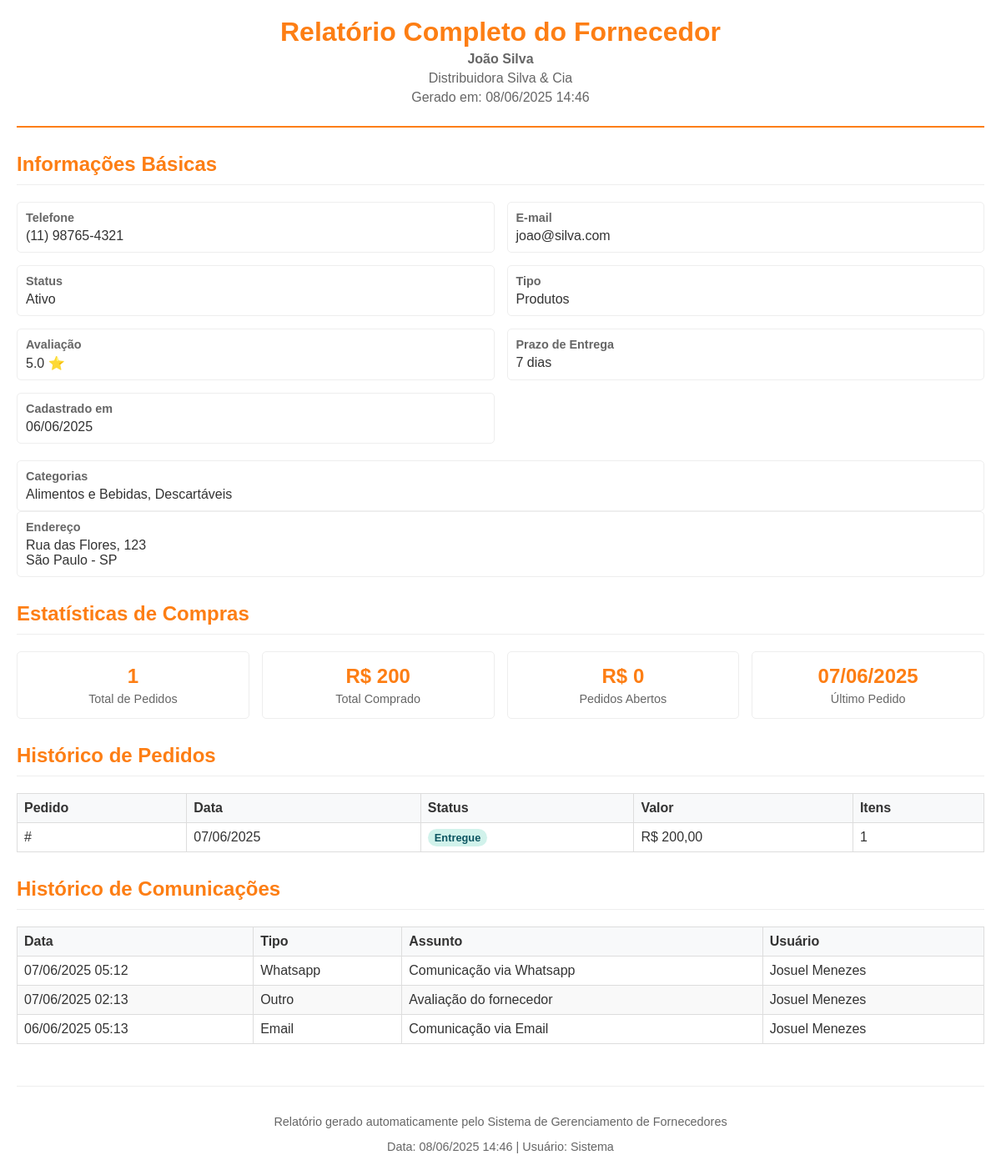
The app's page /fornecedores/gerar_relatorio_fornecedor.php?id=1 (signed in) with its own data.
### tables this page shows
CREATE TABLE `fornecedores` (
  `id` int NOT NULL,
  `nome` varchar(255) NOT NULL,
  `empresa` varchar(255) DEFAULT NULL,
  `cnpj` varchar(18) DEFAULT NULL,
  `telefone` varchar(20) DEFAULT NULL,
  `whatsapp` varchar(20) DEFAULT NULL,
  `email` varchar(255) DEFAULT NULL,
  `endereco` text,
  `cidade` varchar(100) DEFAULT NULL,
  `estado` varchar(2) DEFAULT NULL,
  `cep` varchar(10) DEFAULT NULL,
  `observacoes` text,
  `tipo_fornecedor` enum('produtos','servicos','ambos') DEFAULT 'produtos',
  `status` enum('ativo','inativo') DEFAULT 'ativo',
  `avaliacao` decimal(2,1) DEFAULT '5.0',
  `prazo_entrega_padrao` int DEFAULT '7' COMMENT 'dias',
  `forma_pagamento_preferida` varchar(100) DEFAULT NULL,
  `limite_credito` decimal(10,2) DEFAULT '0.00',
  `data_cadastro` timestamp NULL DEFAULT CURRENT_TIMESTAMP,
  `data_ultima_atualizacao` timestamp NULL DEFAULT CURRENT_TIMESTAMP ON UPDATE CURRENT_TIMESTAMP,
  `cadastrado_por` int DEFAULT NULL
);

CREATE TABLE `pedidos_fornecedores` (
  `id` int NOT NULL,
  `fornecedor_id` int NOT NULL,
  `numero_pedido` varchar(50) DEFAULT NULL,
  `data_pedido` date NOT NULL,
  `data_entrega_prevista` date DEFAULT NULL,
  `data_entrega_realizada` date DEFAULT NULL,
  `valor_total` decimal(10,2) DEFAULT '0.00',
  `status` enum('pendente','confirmado','em_transito','entregue','cancelado') DEFAULT 'pendente',
  `forma_pagamento` varchar(100) DEFAULT NULL,
  `observacoes` text,
  `arquivo_pedido` varchar(255) DEFAULT NULL,
  `criado_por` int DEFAULT NULL,
  `data_criacao` timestamp NULL DEFAULT CURRENT_TIMESTAMP,
  `data_atualizacao` timestamp NULL DEFAULT CURRENT_TIMESTAMP ON UPDATE CURRENT_TIMESTAMP
);

CREATE TABLE `comunicacoes_fornecedores` (
  `id` int NOT NULL,
  `fornecedor_id` int NOT NULL,
  `tipo` enum('whatsapp','email','telefone','visita','outro') NOT NULL,
  `assunto` varchar(255) DEFAULT NULL,
  `mensagem` text,
  `data_comunicacao` timestamp NULL DEFAULT CURRENT_TIMESTAMP,
  `usuario_id` int DEFAULT NULL,
  `arquivo_anexo` varchar(255) DEFAULT NULL
);

CREATE TABLE `usuarios` (
  `id` int NOT NULL,
  `nome` varchar(100) NOT NULL,
  `email` varchar(100) NOT NULL,
  `senha` varchar(255) NOT NULL,
  `nivel_acesso` enum('admin','gerente','vendedor','cliente') NOT NULL DEFAULT 'cliente',
  `cliente_id` int DEFAULT NULL,
  `ativo` tinyint(1) NOT NULL DEFAULT '1',
  `data_criacao` datetime NOT NULL DEFAULT CURRENT_TIMESTAMP,
  `ultimo_acesso` datetime DEFAULT NULL
);

### fornecedores/gerar_relatorio_fornecedor.php (the view, shortened to what this page needs)
<?php
require_once '../config/database.php';
$fornecedor_id = intval($_GET['id']);
$sql_fornecedor = "SELECT f.*,
                    GROUP_CONCAT(DISTINCT cat.nome ORDER BY cat.nome ASC SEPARATOR ', ') as categorias
                   FROM fornecedores f
                   LEFT JOIN fornecedor_categorias fc ON f.id = fc.fornecedor_id
                   LEFT JOIN categorias_fornecedores cat ON fc.categoria_id = cat.id
                   WHERE f.id = ?
                   GROUP BY f.id";
$stmt = $conn->prepare($sql_fornecedor);
$stmt->bind_param("i", $fornecedor_id);
$stmt->execute();
$result_fornecedor = $stmt->get_result();
$fornecedor = $result_fornecedor->fetch_assoc();
$sql_stats = "SELECT
              COUNT(DISTINCT pf.id) as total_pedidos,
              COALESCE(SUM(CASE WHEN pf.status = 'entregue' THEN pf.valor_total END), 0) as valor_total_comprado,
              COALESCE(SUM(CASE WHEN pf.status IN ('pendente', 'confirmado', 'em_transito') THEN pf.valor_total END), 0) as valor_pedidos_abertos,
              MAX(pf.data_pedido) as ultimo_pedido,
              MIN(pf.data_pedido) as primeiro_pedido
              FROM pedidos_fornecedores pf
              WHERE pf.fornecedor_id = ?";
$stmt_stats = $conn->prepare($sql_stats);
$stmt_stats->bind_param("i", $fornecedor_id);
$stmt_stats->execute();
$result_stats = $stmt_stats->get_result();
$stats = $result_stats->fetch_assoc();
$sql_pedidos = "SELECT pf.*, COUNT(ipf.id) as total_itens
                FROM pedidos_fornecedores pf
                LEFT JOIN itens_pedido_fornecedor ipf ON pf.id = ipf.pedido_id
                WHERE pf.fornecedor_id = ?
                GROUP BY pf.id
                ORDER BY pf.data_pedido DESC";
$stmt_pedidos = $conn->prepare($sql_pedidos);
$stmt_pedidos->bind_param("i", $fornecedor_id);
$stmt_pedidos->execute();
$result_pedidos = $stmt_pedidos->get_result();
$sql_comunicacoes = "SELECT cf.*, u.nome as usuario_nome
                     FROM comunicacoes_fornecedores cf
                     LEFT JOIN usuarios u ON cf.usuario_id = u.id
                     WHERE cf.fornecedor_id = ?
                     ORDER BY cf.data_comunicacao DESC
                     LIMIT 20";
$stmt_comunicacoes = $conn->prepare($sql_comunicacoes);
$stmt_comunicacoes->bind_param("i", $fornecedor_id);
$stmt_comunicacoes->execute();
$result_comunicacoes = $stmt_comunicacoes->get_result();
?>
<!DOCTYPE html>
<html lang="pt-BR">
<head>
</head>
<body>
    <div class="header">
        <h1>Relatório Completo do Fornecedor</h1>
        <p><strong><?php echo htmlspecialchars($fornecedor['nome']); ?></strong></p>
        <?php if (!empty($fornecedor['empresa'])): ?>
            <p><?php echo htmlspecialchars($fornecedor['empresa']); ?></p>
        <?php endif; ?>
        <p>Gerado em: <?php echo date('d/m/Y H:i'); ?></p>
    </div>
    <div class="section">
        <h2>Informações Básicas</h2>
        <div class="info-grid">
            <?php if (!empty($fornecedor['telefone'])): ?>
            <div class="info-item">
                <div class="info-label">Telefone</div>
                <div class="info-value"><?php echo htmlspecialchars($fornecedor['telefone']); ?></div>
            </div>
            <?php endif; ?>
            <?php if (!empty($fornecedor['email'])): ?>
            <div class="info-item">
                <div class="info-label">E-mail</div>
                <div class="info-value"><?php echo htmlspecialchars($fornecedor['email']); ?></div>
            </div>
            <?php endif; ?>
            <div class="info-item">
                <div class="info-label">Status</div>
                <div class="info-value"><?php echo ucfirst($fornecedor['status']); ?></div>
            </div>
            <div class="info-item">
                <div class="info-label">Tipo</div>
                <div class="info-value"><?php echo ucfirst($fornecedor['tipo_fornecedor']); ?></div>
            </div>
            <div class="info-item">
                <div class="info-label">Avaliação</div>
                <div class="info-value"><?php echo number_format($fornecedor['avaliacao'], 1); ?> ⭐</div>
            </div>
            <div class="info-item">
                <div class="info-label">Prazo de Entrega</div>
                <div class="info-value"><?php echo $fornecedor['prazo_entrega_padrao']; ?> dias</div>
            </div>
            <div class="info-item">
                <div class="info-label">Cadastrado em</div>
                <div class="info-value"><?php echo date('d/m/Y', strtotime($fornecedor['data_cadastro'])); ?></div>
            </div>
        </div>
        <?php if (!empty($fornecedor['categorias'])): ?>
        <div class="info-item">
            <div class="info-label">Categorias</div>
            <div class="info-value"><?php echo htmlspecialchars($fornecedor['categorias']); ?></div>
        </div>
        <?php endif; ?>
        <?php if (!empty($fornecedor['endereco'])): ?>
        <div class="info-item">
            <div class="info-label">Endereço</div>
            <div class="info-value">
                <?php echo htmlspecialchars($fornecedor['endereco']); ?>
                <?php if (!empty($fornecedor['cidade'])): ?>
                    <br><?php echo htmlspecialchars($fornecedor['cidade']); ?>
                    <?php if (!empty($fornecedor['estado'])): ?>
                        - <?php echo htmlspecialchars($fornecedor['estado']); ?>
                    <?php endif; ?>
                <?php endif; ?>
            </div>
        </div>
        <?php endif; ?>
    </div>
    <div class="section">
        <h2>Estatísticas de Compras</h2>
        <div class="stats">
            <div class="stat-card">
                <div class="stat-value"><?php echo $stats['total_pedidos']; ?></div>
                <div class="stat-label">Total de Pedidos</div>
            </div>
            <div class="stat-card">
                <div class="stat-value">R$ <?php echo number_format($stats['valor_total_comprado'], 0, ',', '.'); ?></div>
                <div class="stat-label">Total Comprado</div>
            </div>
            <div class="stat-card">
                <div class="stat-value">R$ <?php echo number_format($stats['valor_pedidos_abertos'], 0, ',', '.'); ?></div>
                <div class="stat-label">Pedidos Abertos</div>
            </div>
            <div class="stat-card">
                <div class="stat-value">
                    <?php
                    if ($stats['ultimo_pedido']) {
                        echo date('d/m/Y', strtotime($stats['ultimo_pedido']));
                    } else {
                        echo 'N/A';
                    }
                    ?>
                </div>
                <div class="stat-label">Último Pedido</div>
            </div>
        </div>
    </div>
    <div class="section">
        <h2>Histórico de Pedidos</h2>
        <?php if ($result_pedidos->num_rows > 0): ?>
            <table class="table">
                <thead>
                    <tr>
                        <th>Pedido</th>
                        <th>Data</th>
                        <th>Status</th>
                        <th>Valor</th>
                        <th>Itens</th>
                    </tr>
                </thead>
                <tbody>
                    <?php while ($pedido = $result_pedidos->fetch_assoc()): ?>
                        <tr>
                            <td>#<?php echo htmlspecialchars($pedido['numero_pedido']); ?></td>
                            <td><?php echo date('d/m/Y', strtotime($pedido['data_pedido'])); ?></td>
                            <td>
                                <span class="status-badge status-<?php echo $pedido['status']; ?>">
                                    <?php echo ucfirst($pedido['status']); ?>
                                </span>
                            </td>
                            <td>R$ <?php echo number_format($pedido['valor_total'], 2, ',', '.'); ?></td>
                            <td><?php echo $pedido['total_itens']; ?></td>
                        </tr>
                    <?php endwhile; ?>
                </tbody>
            </table>
        <?php else: ?>
            <p>Nenhum pedido encontrado.</p>
        <?php endif; ?>
    </div>
    <div class="section">
        <h2>Histórico de Comunicações</h2>
        <?php if ($result_comunicacoes->num_rows > 0): ?>
            <table class="table">
                <thead>
                    <tr>
                        <th>Data</th>
                        <th>Tipo</th>
                        <th>Assunto</th>
                        <th>Usuário</th>
                    </tr>
                </thead>
                <tbody>
                    <?php while ($comunicacao = $result_comunicacoes->fetch_assoc()): ?>
                        <tr>
                            <td><?php echo date('d/m/Y H:i', strtotime($comunicacao['data_comunicacao'])); ?></td>
                            <td><?php echo ucfirst($comunicacao['tipo']); ?></td>
                            <td><?php echo htmlspecialchars($comunicacao['assunto']); ?></td>
                            <td><?php echo htmlspecialchars($comunicacao['usuario_nome'] ?: 'Sistema'); ?></td>
                        </tr>
                    <?php endwhile; ?>
                </tbody>
            </table>
        <?php else: ?>
            <p>Nenhuma comunicação registrada.</p>
        <?php endif; ?>
    </div>
    <div class="footer">
        <p>Relatório gerado automaticamente pelo Sistema de Gerenciamento de Fornecedores</p>
        <p>Data: <?php echo date('d/m/Y H:i'); ?> | Usuário: <?php echo htmlspecialchars($_SESSION['nome'] ?? 'Sistema'); ?></p>
    </div>
</body>
</html>
<?php
$html_content = ob_get_clean();
echo $html_content;
?>

### fornecedores/gerar_relatorio_fornecedor.php (style rules this page uses)
body { font-family: Arial, sans-serif; margin: 20px; color: #333; }
.header { text-align: center; border-bottom: 2px solid #fd7e14; padding-bottom: 20px; margin-bottom: 30px; }
.header h1 { color: #fd7e14; margin: 0; }
.header p { margin: 5px 0; color: #666; }
.section { margin-bottom: 30px; }
.section h2 { color: #fd7e14; border-bottom: 1px solid #eee; padding-bottom: 10px; }
.info-grid { display: grid; grid-template-columns: repeat(2, 1fr); gap: 15px; margin-bottom: 20px; }
.info-item { padding: 10px; border: 1px solid #eee; border-radius: 5px; }
.info-label { font-weight: bold; color: #666; font-size: 0.9em; margin-bottom: 5px; }
.info-value { color: #333; }
.table { width: 100%; border-collapse: collapse; margin-top: 15px; }
.table th, .table td { border: 1px solid #ddd; padding: 8px; text-align: left; }
.table th { background-color: #f8f9fa; font-weight: bold; }
.table tr:nth-child(even) { background-color: #f9f9f9; }
.stats { display: grid; grid-template-columns: repeat(4, 1fr); gap: 15px; margin-bottom: 20px; }
.stat-card { text-align: center; padding: 15px; border: 1px solid #eee; border-radius: 5px; }
.stat-value { font-size: 1.5em; font-weight: bold; color: #fd7e14; }
.stat-label { font-size: 0.9em; color: #666; margin-top: 5px; }
.status-badge { padding: 3px 8px; border-radius: 12px; font-size: 0.8em; font-weight: bold; }
.status-entregue { background: #d1f2eb; color: #0c5460; }
.footer { margin-top: 50px; text-align: center; color: #666; font-size: 0.9em; border-top: 1px solid #eee; padding-top: 20px; }

### records on screen
fornecedores: nome "João Silva", empresa "Distribuidora Silva & Cia", telefone "(11) 98765-4321", email "joao@silva.com", status "Ativo", tipo_fornecedor "Produtos", avaliacao "5.0", prazo_entrega_padrao "7", data_cadastro "06/06/2025", endereco "Rua das Flores, 123", cidade "São Paulo", estado "SP"
pedidos_fornecedores: data_pedido "07/06/2025", status "Entregue", valor_total "200,00", total_itens "1"
comunicacoes_fornecedores: data_comunicacao "07/06/2025 05:12", tipo "Whatsapp", assunto "Comunicação via Whatsapp", usuario.nome "Josuel Menezes"
comunicacoes_fornecedores: data_comunicacao "07/06/2025 02:13", tipo "Outro", assunto "Avaliação do fornecedor", usuario.nome "Josuel Menezes"
comunicacoes_fornecedores: data_comunicacao "06/06/2025 05:13", tipo "Email", assunto "Comunicação via Email", usuario.nome "Josuel Menezes"

### other values on screen
$fornecedor['categorias'] "Alimentos e Bebidas, Descartáveis"
$stats['total_pedidos'] "1"
$stats['valor_total_comprado'] "200"
$stats['valor_pedidos_abertos'] "0"
date('d/m/Y', strtotime($stats['ultimo_pedido'])) "07/06/2025"
$_SESSION['nome'] "Sistema"
